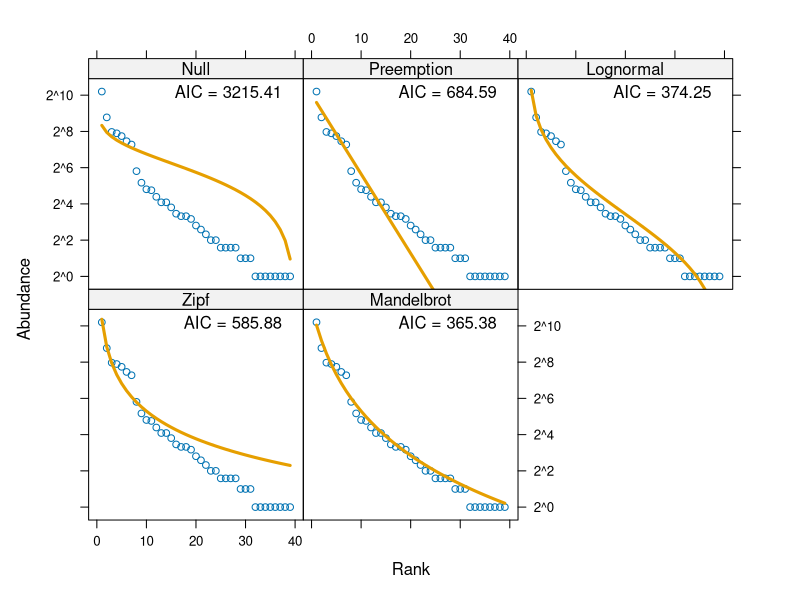

Write the R code that produced this figure. (Note: this script raises an error after producing the figure.)
library(vegan)

abu <- read.csv("LL_abu.csv")[ ,-1:-2]
env <- read.csv("LL_env.csv")[ ,-1:-2]
mic <- read.csv("LL_micro.csv")[ ,-1:-2]



r_a <- radfit(colSums(abu), model = "Lognormal")


radlattice(r_a)

names(r_a$y[r_a$y > 3])




abu
    abu_trans <- decostand(abu, method = "max")
    abu_pca <- prcomp(abu_trans)
    cum_abu <- summary(abu_pca)$importance[3,2]


abu1 <- abu[ ,-grep("Nardstri", names(abu))]
    abu1_trans <- decostand(abu1, method = "max")
    abu1_pca <- prcomp(abu1_trans)
    cum_abu1 <- summary(abu1_pca)$importance[3,2]


tabla_var <- data.frame(comm = c("Todas","Gen10"),
                        var = c(cum_abu,cum_abu1))

plot(tabla_var)





abu_lista <- list(Todas = abu,
                  Gen1 = abu[ ,-grep("Nardstri", names(abu))],
                  Gen2 = abu[ ,-grep("Nardstri|Carengir", names(abu))],
                  Esp1 = abu[ ,names(r_a$y[r_a$y > 2])],
                  Esp2 = abu[ ,names(r_a$y[r_a$y > 3])],
                  G1E1 = abu[ ,names(r_a$y[r_a$y < 500 & r_a$y > 2])],
                  G1E2 = abu[ ,names(r_a$y[r_a$y < 500 & r_a$y > 3])],
                  G2E1 = abu[ ,names(r_a$y[r_a$y < 300 & r_a$y > 2])],
                  G2E2 = abu[ ,names(r_a$y[r_a$y < 300 & r_a$y > 3])])

abu_trans <- lapply(abu_lista, decostand, method="hellinger")
abu_pca <- lapply(abu_trans, prcomp)

cum_abu <- sapply(abu_pca, function(x) summary(x)$importance[3,2])
cum_abu


env$H <- diversity(mic)



CCA_abu <- cca(abu_lista$Esp2 ~ ., data = env)
CCA_abu
summary(CCA_abu)
plot(CCA_abu)

ordistep(CCA_abu)

cca(abu_lista$Esp2 ~ AWTD, data = env)

RDA_abu <- rda(abu_trans$Esp2 ~ AWTD+Magnesium+Phosphorous+H, data = env)
    summary(RDA_abu)
    anova(RDA_abu)
    RsquareAdj(RDA_abu)
    varpart(abu_lista$Esp2, ~ AWTD, ~ Magnesium, ~ Phosphorous, ~ H, data = env, transfo = "hel")
    
    plot(RDA_abu)





